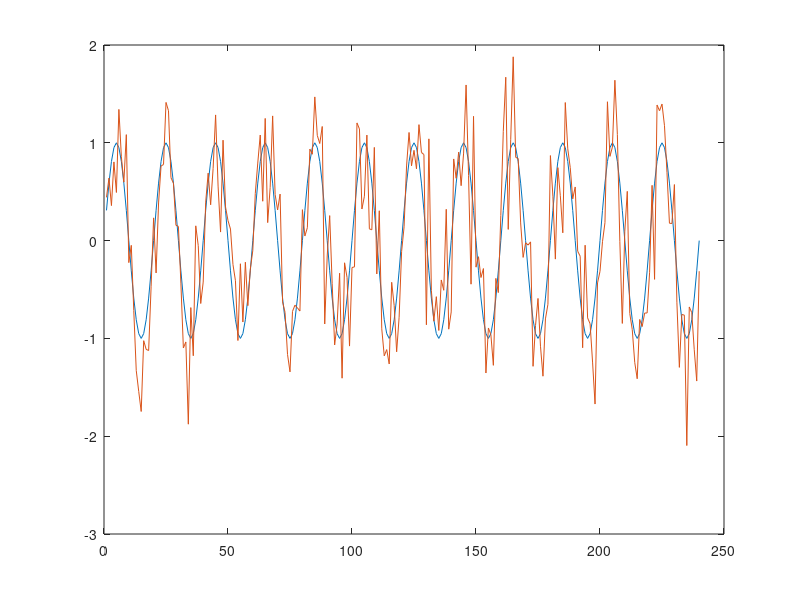
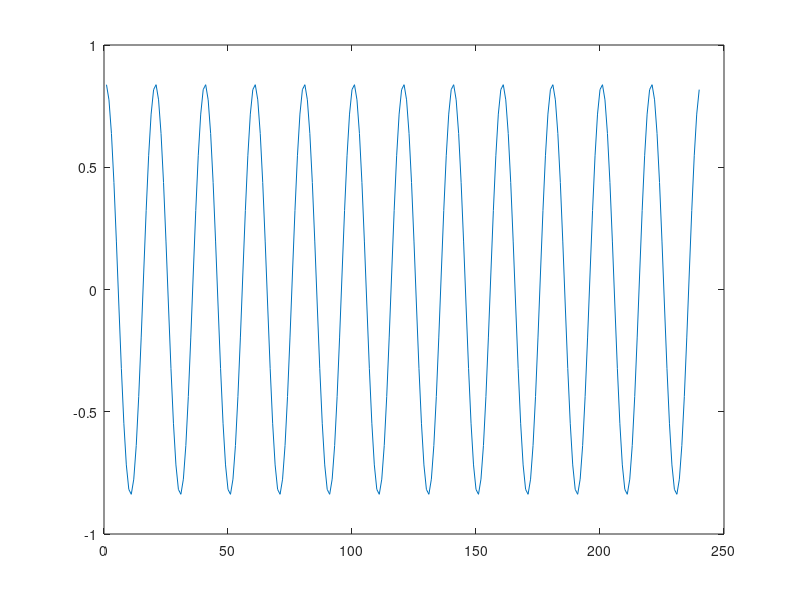
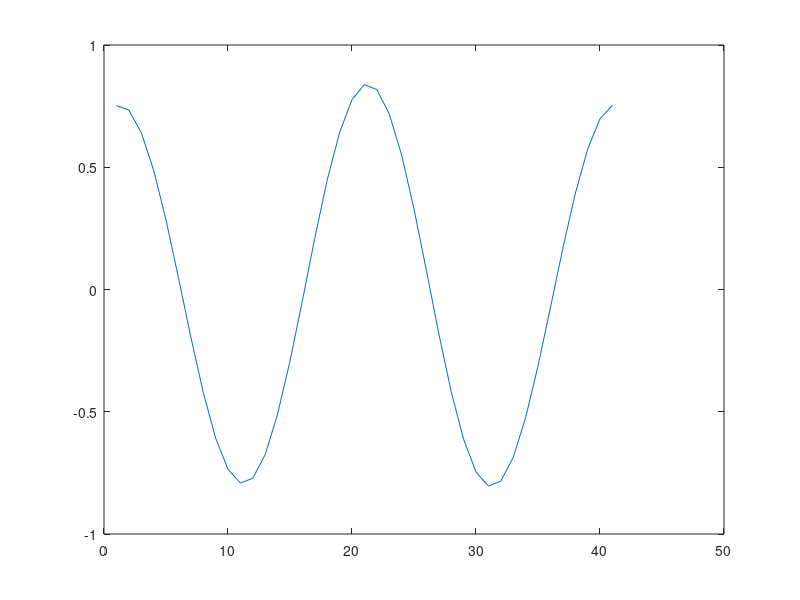

These figures' MATLAB source, in order: (Note: this script raises an error after producing the figures.)
% script to simulate some r2 and co data, to see what curve they produce
% when correlated

% edited from EB script Deconvolution simulation V2
% [ma] sept2017
%% plot sine wave

% easier just to make a noisy sine wave, this simulates TW data quite
% well...

newlength = 240;
nCycles = 12;
sequence_time = 1:newlength;

std_noise = 0.5; % STD of noise
noise = std_noise*(randn(newlength,1));

f = nCycles ./ newlength;
signal = sin(2*pi*f*sequence_time);

% if we change the frequency, then the coherence will drop!
f_sinewave = f;

% regardless of phase offset, coherence should still be high (measure of a
% fixed phase correlation)
phaseOff = 0;

%hold on
figure
plot(signal)
signal_noise = sin(2*pi*f_sinewave*sequence_time + phaseOff)+noise(1:240)';
hold on
plot(signal_noise)

%% cor anal 
% taken from computeCorAnal - justinGardner
hold off
tSeries = signal_noise';

%ft = fft(ptSeries);
ft = fft(tSeries);
ft = ft(1:1+fix(size(ft, 1)/2), :);
nFrames = size(tSeries,1); % nFrames is the same as newlength
ampFT = 2*abs(ft)/nFrames;
%nCycles = 10;

% Compute co and amp (avoiding divide by zero)
amp = ampFT(nCycles+1,:);
co = zeros(size(amp),'single');
sumAmp = sqrt(sum(ampFT.^2));
nonzeroIndices = find(sumAmp >0);
co(nonzeroIndices) = ampFT(nCycles+1,nonzeroIndices) ./ sumAmp(nonzeroIndices);
fprintf('\nCoherence is %.3f\n\n', co)

%% cross corr == coherence?
% what is cross corr between signal and signal_noise

Sf = fft(signal');
%Sf = Sf(1:1+fix(size(Sf, 1)/2), :);
SNf = fft(signal_noise');
%SNf = SNf(1:1+fix(size(SNf, 1)/2), :);
SNf_cc = conj(SNf); %complex conj

mycrosscorr = Sf .* SNf_cc;

mycrosscorr = ifft(mycrosscorr);
%figure, plot(mycrosscorr);
aCF1 = ifft(Sf.*conj(Sf));
aCF2 = ifft(SNf.*conj(SNf));
myccR = real(mycrosscorr) / (sqrt(aCF1(1))*sqrt(aCF2(1))); %WHY?
figure, plot(myccR)

% using crosscorr.m
y1 = signal';
y2 = signal_noise';
y1 = y1-mean(y1);
y2 = y2-mean(y2);
L1 = length(y1);
L2 = length(y2);

nFFT = 2^(nextpow2(max([L1 L2]))+1); % next higher power of 2
F = fft([y1(:) y2(:)],nFFT); 


ACF1 = ifft(F(:,1).*conj(F(:,1)));
ACF2 = ifft(F(:,2).*conj(F(:,2)));
numLags = 20;
xcf = ifft(F(:,1).*conj(F(:,2)));
xcf = xcf([(numLags+1:-1:1) (nFFT:-1:(nFFT-numLags+1))]); % give it a set of lags. if lags=0, will return one number
xcf = real(xcf)/(sqrt(ACF1(1))*sqrt(ACF2(1)));
figure, plot(xcf)


%% calc r2 between signal and signal_noise
r = corr(signal(:), signal_noise(:));
r2 = r .^2;
fprintf('\nr2 is %.3f\n\n', r2)

%% compare r2 and co relationship
% we want to simulate lots of voxels with different values of co and r2,
% then correlate them in a scatter and look for either a quadratic curve or
% a linear curve, and it will tell us the dependency


data_signal = zeros(256,newlength);


std_noise = 0; % STD of noise
noise = std_noise*(randn(newlength,1));

% this is our "model" (skip nlsq)
sine_wave = sin(2*pi*f*sequence_time);

% crazy for loop
for ii = 1:256
    
    % add some noise to the clean sine wave (signal)
    data_signal(ii,:) = signal' + noise;
    
    %% compute coherence
    tSeries = data_signal(ii,:)';
    %ft = fft(ptSeries);
    ft = fft(tSeries);
    ft = ft(1:1+fix(size(ft, 1)/2), :);
    nFrames = size(tSeries,1); % nFrames is the same as newlength
    ampFT = 2*abs(ft)/nFrames;
    %nCycles = 10;
    % Compute co and amp (avoiding divide by zero)
    amp = ampFT(nCycles+1,:);
    coZ = zeros(size(amp),'single');
    sumAmp = sqrt(sum(ampFT.^2));
    nonzeroIndices = find(sumAmp >0);
    coZ(nonzeroIndices) = ampFT(nCycles+1,nonzeroIndices) ./ sumAmp(nonzeroIndices);
    
    co(ii) = coZ;
    %% compute r2
    
    
    tempr = corrcoef(data_signal(ii,:), sine_wave);
    r(ii) = tempr(2,1);
    %r = corr(data_signal(ii,:), sine_wave);
    r2(ii) = r(ii) .^2; 
    
    % increment the noise
    std_noise = std_noise + 0.01;
    noise = std_noise*(randn(newlength,1));
end


%% real data
r2_real = prf_overlays(:,1);
r_real = sqrt(r2_real);
co_real = tw_overlays(:,1);

idx = ~isnan(r2_real);
r2_real = r2_real(idx);
r_real = r_real(idx);
co_real = co_real(idx);

corrcoef(co_real,r2_real);
% corrcoef(co,r);

%% gramm_sim
g = gramm('x', co, 'y', r2); 
%g = gramm('x', co, 'y', r2); 
cmap = rainbow_colors(4).*0.9;
%g.set_color_options('map', cmap)
%g(1,1).geom_jitter('height',0.1, 'alpha',0.6);
g.geom_point('dodge', 0.5, 'alpha',0.5);
%g.stat_glm('disp_fit',true)

%g.facet_wrap(dig,'ncols',2,'scale','fixed')
%g.set_names('x','Coherence (TW)', 'y', 'r2 (pRF)', 'column', 'Digit', 'color', 'Digit (pRF)')
g.set_names('x','Coherence ', 'y', 'r2 ')
g.axe_property('YLim', [0,1])

g.set_title('Coherence and r2 ')
g.set_text_options('font', 'Helvetica', 'base_size', 16)
g.set_color_options('map', cmap(1,:))
g.draw()

%% gramm_Real
cmap = [228,26,28; 55,126,184; 77,175,74; 152,78,163; 255,127,0];
cmap = cmap./256;

clf
% this is the simulated stuff
g(1,1) = gramm('x', co, 'y', r2); 
%cmap = rainbow_colors(4).*0.9;
%g.set_color_options('map', cmap)
g(1,1).geom_point('dodge', 0.5, 'alpha',0.5);
g(1,1).set_names('x','Coherence ', 'y', 'r2 ')
g(1,1).axe_property('YLim', [0,1])
g(1,1).set_title('Coherence and r2 (simulated)')
g(1,1).set_text_options('font', 'Helvetica', 'base_size', 16)
g(1,1).set_color_options('map', cmap(2,:))

g(1,2) = gramm('x', co, 'y', r); 
g(1,2).geom_point('dodge', 0.5, 'alpha',0.5);
g(1,2).set_names('x','Coherence ', 'y', 'r')
g(1,2).axe_property('YLim', [0,1])
g(1,2).set_title('Coherence and r (simulated)')
g(1,2).set_text_options('font', 'Helvetica', 'base_size', 16)
g(1,2).set_color_options('map', cmap(2,:))

% this is the real stuff
g(2,1) = gramm('x', co_real, 'y', r2_real); 
g(2,1).geom_point('dodge', 0.5, 'alpha',0.5);
g(2,1).set_names('x','Coherence ', 'y', 'r2 (data)')
g(2,1).axe_property('YLim', [0,1])
g(2,1).axe_property('XLim', [0,1])
g(2,1).set_title('Coherence and r2 ')
g(2,1).set_text_options('font', 'Helvetica', 'base_size', 16)
g(2,1).set_color_options('map', cmap(1,:))

g(2,2) = gramm('x', co_real, 'y', r_real); 
%cmap = rainbow_colors(4).*0.9;
%g.set_color_options('map', cmap)
g(2,2).geom_point('dodge', 0.5, 'alpha',0.5);
%g(1,2).stat_glm('disp_fit',true)
g(2,2).set_names('x','Coherence ', 'y', 'r ')
g(2,2).axe_property('YLim', [0,1])
g(2,2).axe_property('XLim', [0,1])
g(2,2).set_title('Coherence and r (data)')
g(2,2).set_text_options('font', 'Helvetica', 'base_size', 16)
g(2,2).set_color_options('map', cmap(1,:))

g.draw()
